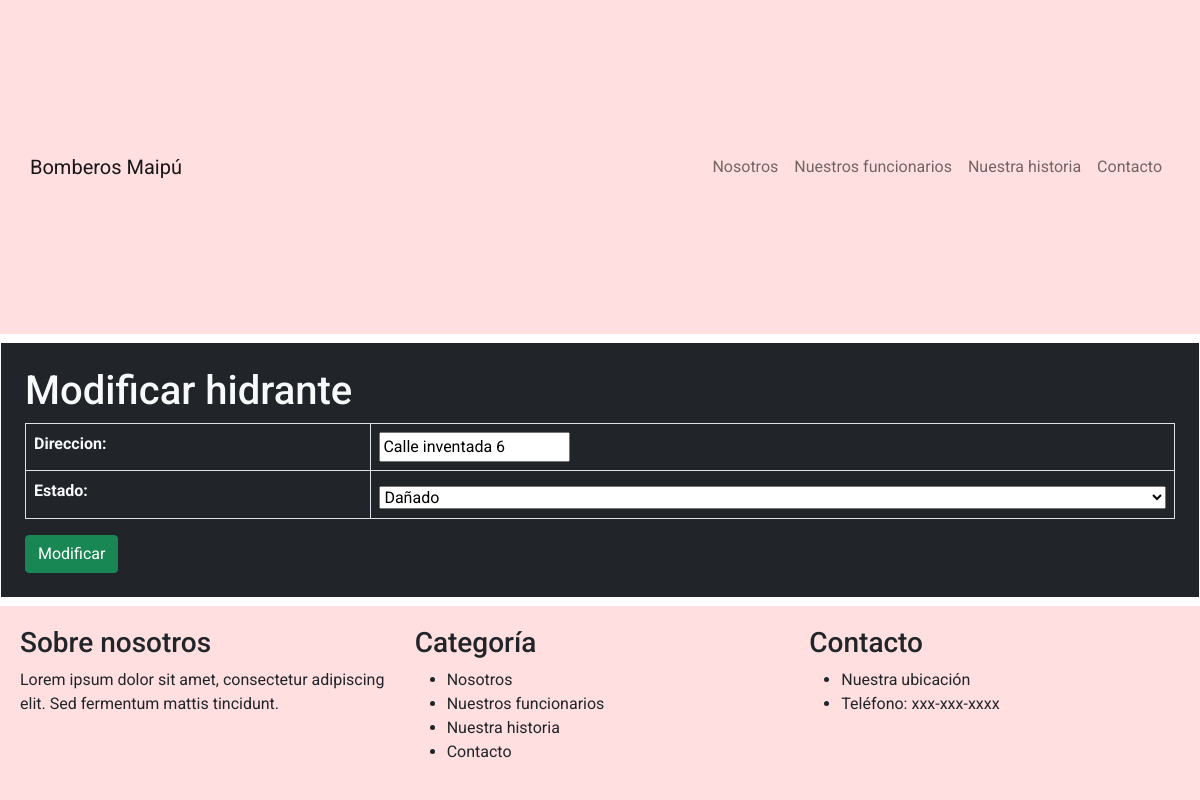
The page /form_mod_hidrantes/6 on the database as committed earlier.
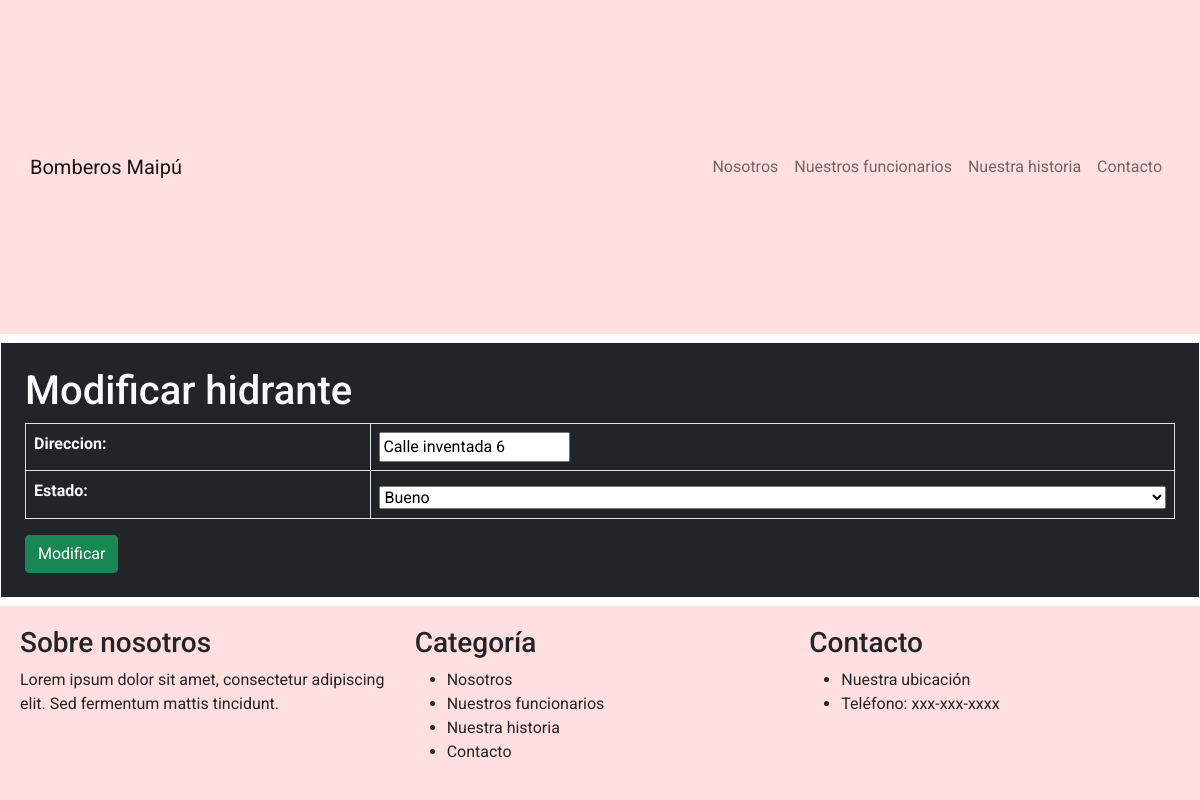
The same page on the database as committed later.
### bomberos/models.py (models this page shows, shortened)
class Hidrante(models.Model):
    idHidrante = models.AutoField(primary_key=True)
    direccion = models.CharField(max_length=100)
    estado = models.CharField(max_length=50, choices=ESTADOS_HIDRANTE)

### bomberos/views.py (the view)
# urls.py: path('form_mod_hidrantes/<id>',form_mod_hidrante,name="form_mod_hidrantes"),
def form_mod_hidrante(request, id):
    hidrante = Hidrante.objects.filter(idHidrante=id).first()
    datos = {
        'form': HidranteForm(instance=hidrante)
    }
    if request.method == 'POST':
        formulario = HidranteForm(data=request.POST, instance=hidrante)
        if formulario.is_valid():
            formulario.save()
            return redirect('lista_hidrantes')
    return render(request, 'form_mod_hidrantes.html', datos)

### bomberos/forms.py
class HidranteForm(forms.ModelForm):
    class Meta:
        model = Hidrante
        fields = ['idHidrante','direccion','estado']

### bomberos/templates/form_mod_hidrantes.html (shortened to what this page needs)
<!DOCTYPE html>
<html lang="es">
<head>
  <link rel="stylesheet" href="https://cdnjs.cloudflare.com/ajax/libs/bootstrap/5.0.2/css/bootstrap.min.css">
  <link rel="stylesheet" href="../static/css/style.css">
</head>
<body>
  <nav class="navbar navbar-expand-lg navbar-light bg-light">
    <div class="container">
      <a class="navbar-brand" href="#">Bomberos Maipú</a>
      <div class="collapse navbar-collapse" id="navbarNav">
        <ul class="navbar-nav ms-auto">
          <li class="nav-item">
            <a class="nav-link" href="#nosotros">Nosotros</a>
          </li>
          <li class="nav-item">
            <a class="nav-link" href="#funcionarios">Nuestros funcionarios</a>
          </li>
          <li class="nav-item">
            <a class="nav-link" href="#historia">Nuestra historia</a>
          </li>
          <li class="nav-item">
            <a class="nav-link" href="#contacto">Contacto</a>
          </li>
        </ul>
      </div>
    </div>
  </nav>
<section id="yellow-bg">
  <div class="container bg-dark text-light mt-2 mb-2  border border-light" style="padding: 2%;">
        <h1>Modificar hidrante</h1>
            <form method="POST" action="" autocomplete="off">
                <table class="table table-bordered text-light">
                    {{ form.as_table }}
                </table>
                <button type="submit" class="btn btn-success">Modificar</button>
          </form>
    </div>
</section>
  <footer class="bg-light">
    <div class="container">
      <div class="row">
        <div class="col-md-4">
          <h3>Sobre nosotros</h3>
          <p>Lorem ipsum dolor sit amet, consectetur adipiscing elit. Sed fermentum mattis tincidunt.</p>
        </div>
        <div class="col-md-4">
          <h3>Categoría</h3>
          <ul>
            <li>Nosotros</li>
            <li>Nuestros funcionarios</li>
            <li>Nuestra historia</li>
            <li>Contacto</li>
          </ul>
        </div>
        <div class="col-md-4">
          <h3>Contacto</h3>
          <ul>
            <li>Nuestra ubicación</li>
            <li>Teléfono: xxx-xxx-xxxx</li>
          </ul>
        </div>
      </div>
    </div>
  </footer>
</body>
</html>

Rows that differ between the two databases and show on the page:
changed Hidrante "Calle inventada 6": estado "Dañado" → "Bueno"
